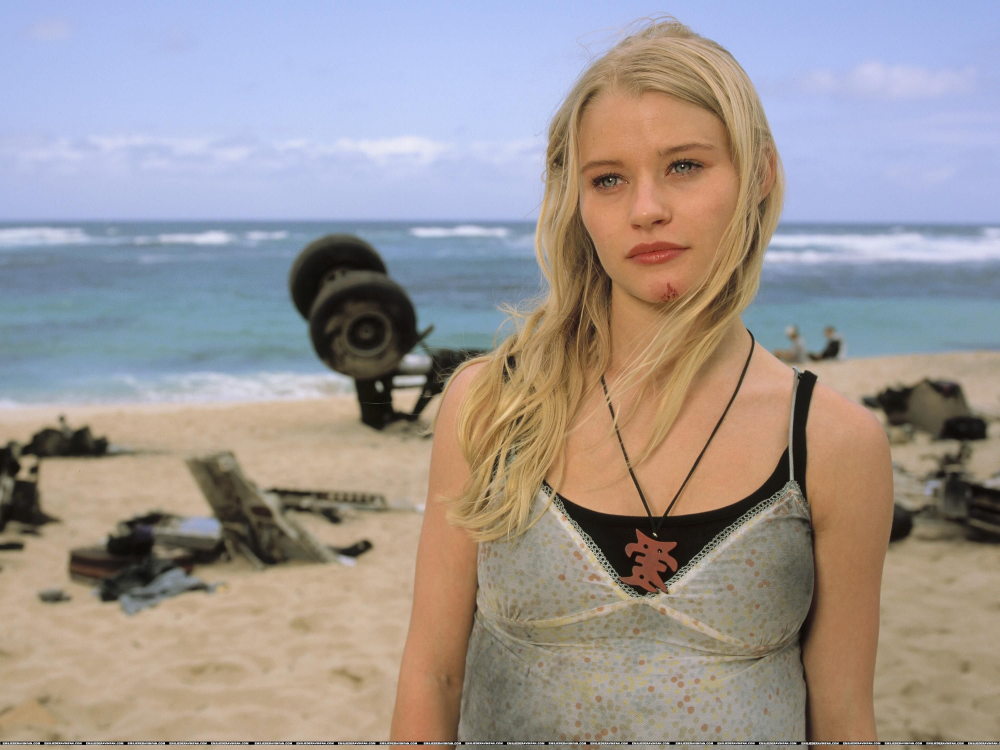
#> input picture photo/lost_claire.jpg, 3000 x 2250 px (shown at 1/3 size)
$ python transformations.py
#> lines starting #> are read from the running program, lines starting #| are printed output that depends on the picture
import cv2 as cv
import numpy as np

claire = cv.imread('photo/lost_claire.jpg')
#> claire is the input picture: shape (2250, 3000, 3); mean B, G, R 147.2, 150.1, 158.2
resized_claire = cv.resize(claire, (800, 800))
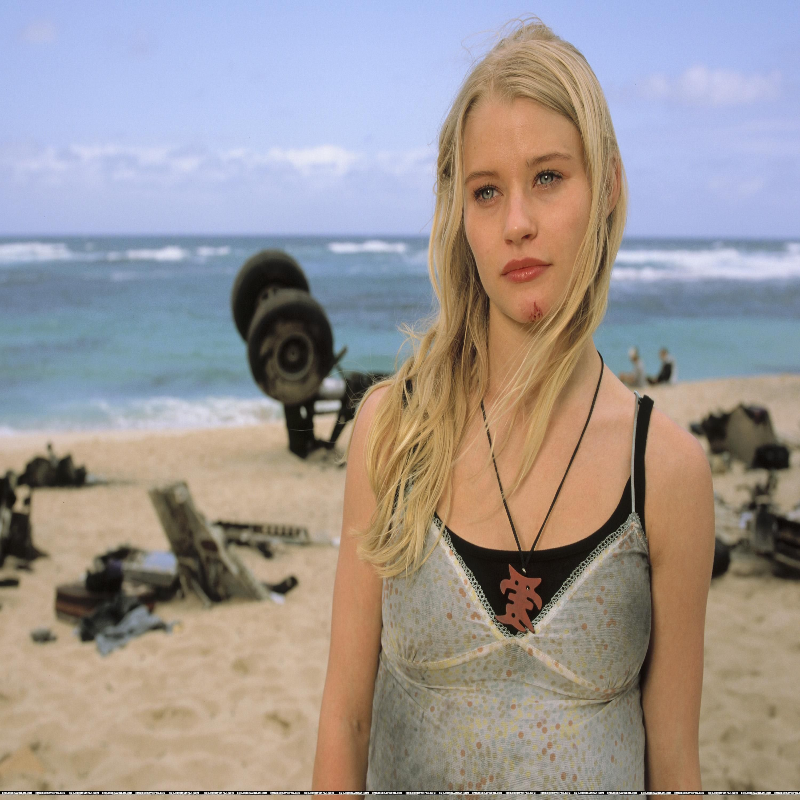
#> resized_claire: shape (800, 800, 3); mean B, G, R 147.1, 150, 158.1
cv.imshow('claire', resized_claire)

# Translation


def translate(img, x, y):

#> called with x = 100, y = 100
    transmat = np.float32([[1, 0, x], [0, 1, y]])
    dimensions = (img.shape[1], img.shape[0])
#> dimensions = (800, 800)
    return cv.warpAffine(img, transmat, dimensions)
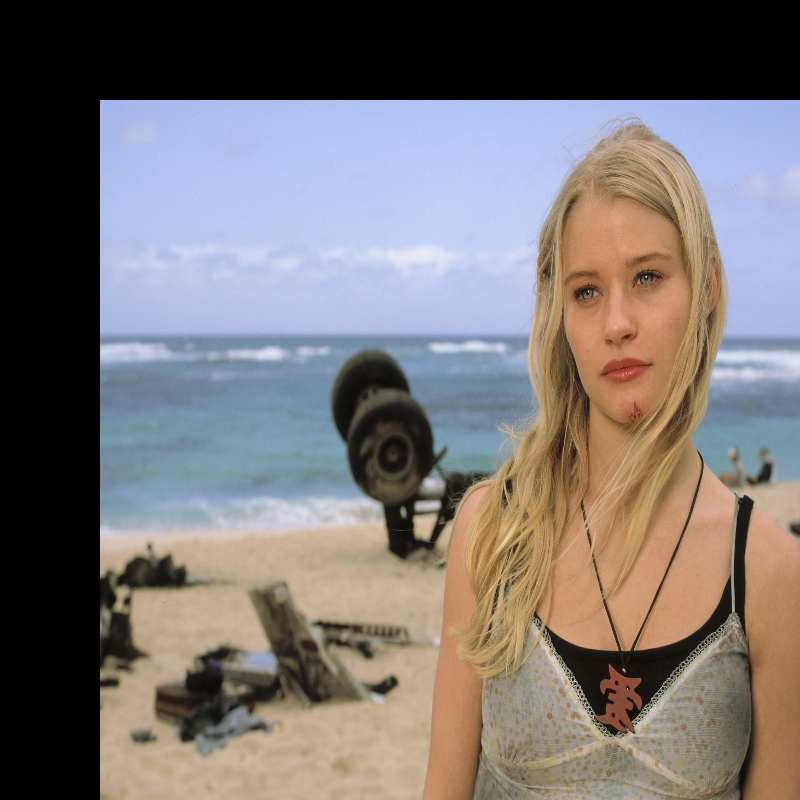
#> returned value: shape (800, 800, 3); mean of channels 0, 1, 2 114.5, 115.6, 121.5; drawn as B, G, R

# -x -->Left
# -y -->Up
#  x -->Right
#  y -->Down


translated = translate(resized_claire, 100, 100)
cv.imshow('translated', translated)

# Rotation


def rotate(img, angle, rotpoint=None):

#> called with angle = 45
    (height, width) = img.shape[:2]
#> height = 800; width = 800

    if rotpoint is None:
        rotpoint = (width//2, height//2)
#> rotpoint = (400, 400)

    rotmat = cv.getRotationMatrix2D(rotpoint, angle, 1.0)
    dimensions = (width, height)
#> dimensions = (800, 800)
    return cv.warpAffine(img, rotmat, dimensions)
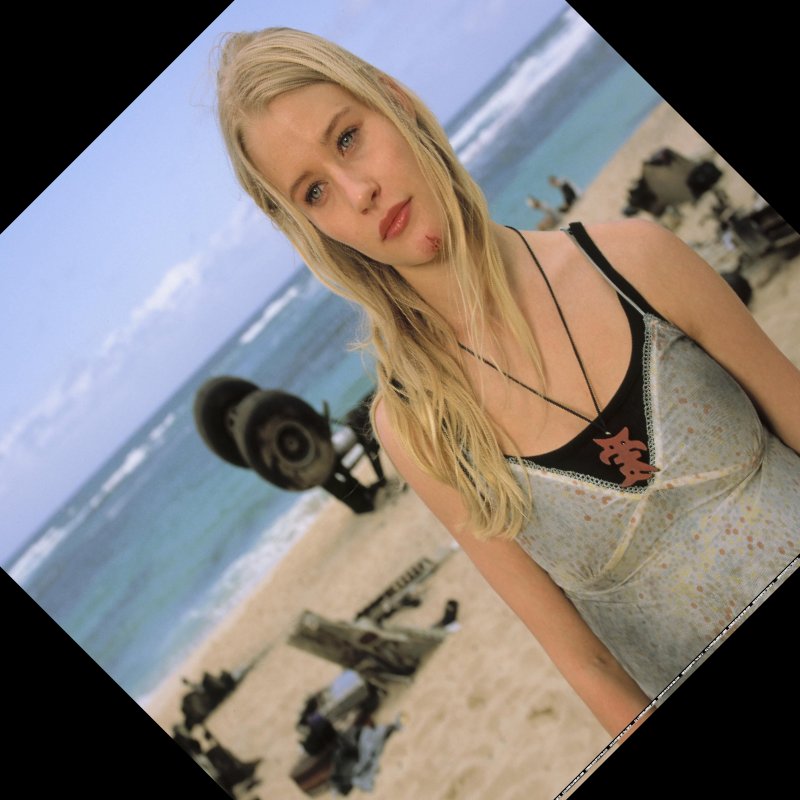
#> returned value: shape (800, 800, 3); mean of channels 0, 1, 2 116.4, 121, 128.6; drawn as B, G, R


rotated = rotate(resized_claire, 45)
cv.imshow('rotated', rotated)

# Flipping
flip = cv.flip(resized_claire, -1)
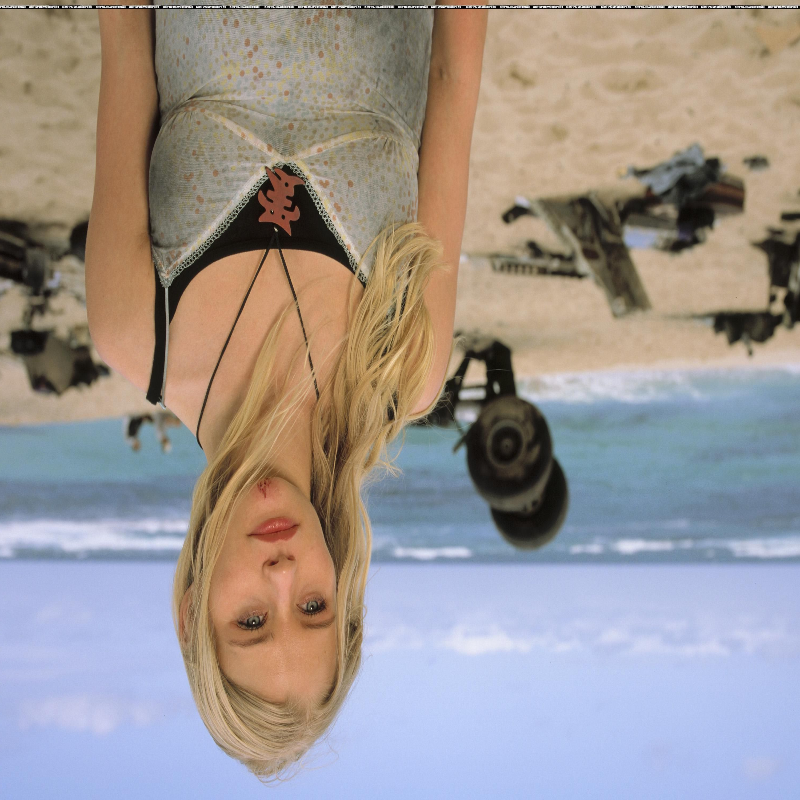
#> flip: shape (800, 800, 3); mean B, G, R 147.1, 150, 158.1
cv.imshow('flip', flip)
cv.waitKey(0)
